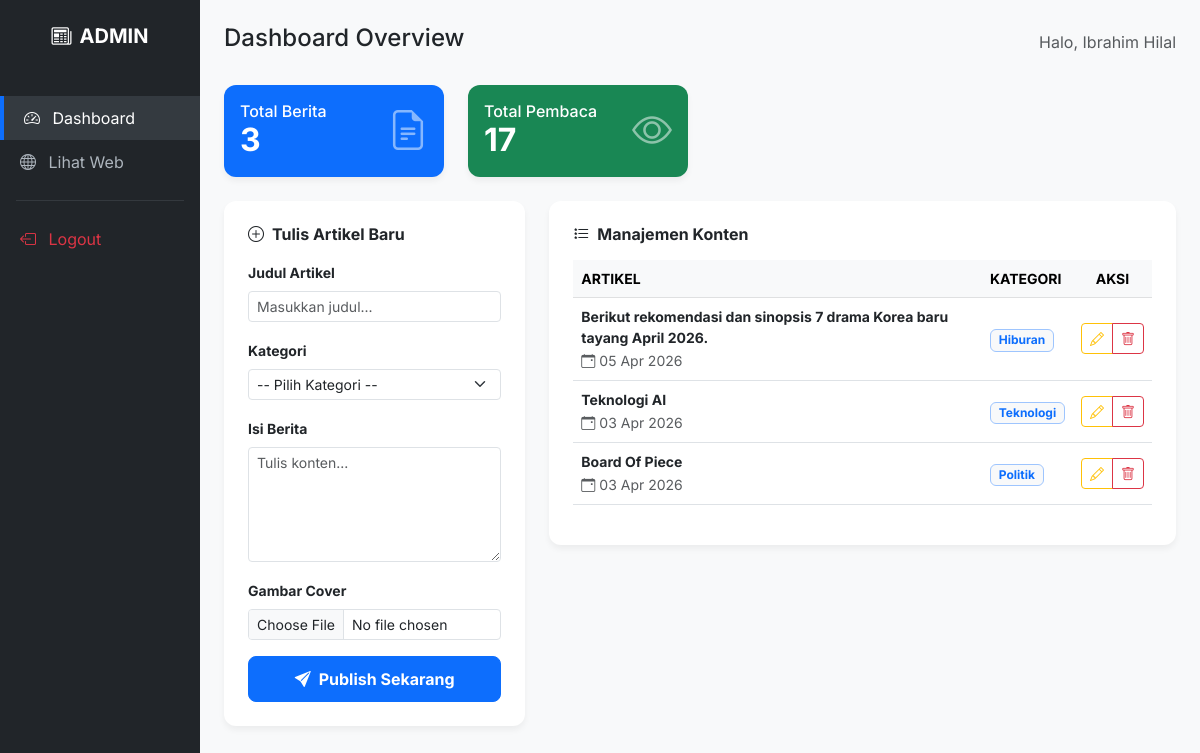
/uts_berita_hilal/admin.php (signed in), run on the app's committed database.
### tables this page shows
CREATE TABLE `berita` (
  `id` int(11) NOT NULL,
  `judul` varchar(255) NOT NULL,
  `isi` text NOT NULL,
  `gambar` varchar(255) DEFAULT NULL,
  `tanggal` timestamp NOT NULL DEFAULT current_timestamp(),
  `views` int(11) DEFAULT 0,
  `id_kategori` int(11) DEFAULT NULL
);

CREATE TABLE `kategori` (
  `id_kategori` int(11) NOT NULL,
  `nama_kategori` varchar(50) NOT NULL
);

### uts_berita_hilal/admin.php (the view, shortened to what this page needs)
<?php
include 'koneksi.php';
$total_berita = mysqli_num_rows(mysqli_query($conn, "SELECT id FROM berita"));
$total_views = mysqli_fetch_array(mysqli_query($conn, "SELECT SUM(views) AS total FROM berita"))['total'];
?>
<!DOCTYPE html>
<html lang="en">
<head>
    <link href="https://cdn.jsdelivr.net/npm/bootstrap@5.3.0/dist/css/bootstrap.min.css" rel="stylesheet">
    <link rel="stylesheet" href="https://cdn.jsdelivr.net/npm/bootstrap-icons@1.11.1/font/bootstrap-icons.css">
</head>
<body>
<div class="container-fluid">
    <div class="row">
        <div class="col-md-2 d-none d-md-block sidebar p-0">
            <div class="p-4 text-center">
                <h5 class="fw-bold text-white"><i class="bi bi-newspaper me-2"></i>ADMIN</h5>
            </div>
            <nav class="mt-3">
                <a href="admin.php" class="active"><i class="bi bi-speedometer2 me-2"></i> Dashboard</a>
                <a href="index.php"><i class="bi bi-globe me-2"></i> Lihat Web</a>
                <hr class="mx-3 text-secondary">
                <a href="logout.php" class="text-danger" onclick="return confirm('Yakin ingin keluar?')">
    <i class="bi bi-box-arrow-left me-2"></i> Logout
</a>
            </nav>
        </div>
        <div class="col-md-10 p-4">
            <div class="d-flex justify-content-between align-items-center mb-4">
                <h4>Dashboard Overview</h4>
                <span class="text-muted">Halo, Ibrahim Hilal</span>
            </div>
            <div class="row mb-4">
                <div class="col-md-3">
                    <div class="card bg-primary text-white p-3">
                        <div class="d-flex justify-content-between align-items-center">
                            <div>
                                <h6 class="mb-0">Total Berita</h6>
                                <h2 class="fw-bold mb-0"><?= $total_berita; ?></h2>
                            </div>
                            <i class="bi bi-file-earmark-text fs-1 opacity-50"></i>
                        </div>
                    </div>
                </div>
                <div class="col-md-3">
                    <div class="card bg-success text-white p-3">
                        <div class="d-flex justify-content-between align-items-center">
                            <div>
                                <h6 class="mb-0">Total Pembaca</h6>
                                <h2 class="fw-bold mb-0"><?= number_format($total_views); ?></h2>
                            </div>
                            <i class="bi bi-eye fs-1 opacity-50"></i>
                        </div>
                    </div>
                </div>
            </div>
            <div class="row">
                <div class="col-md-4">
                    <div class="card p-4">
                        <h6 class="fw-bold mb-3"><i class="bi bi-plus-circle me-2"></i>Tulis Artikel Baru</h6>
                        <form action="" method="post" enctype="multipart/form-data">
                            <div class="mb-3">
                                <label class="form-label small fw-bold">Judul Artikel</label>
                                <input type="text" name="judul" class="form-control form-control-sm" placeholder="Masukkan judul..." required>
                            </div>
                            <div class="mb-3">
                                <label class="form-label small fw-bold">Kategori</label>
                                <select name="id_kategori" class="form-select form-select-sm" required>
                                    <option value="">-- Pilih Kategori --</option>
                                </select>
                            </div>
                            <div class="mb-3">
                                <label class="form-label small fw-bold">Isi Berita</label>
                                <textarea name="isi" class="form-control form-control-sm" rows="5" placeholder="Tulis konten..." required></textarea>
                            </div>
                            <div class="mb-3">
                                <label class="form-label small fw-bold">Gambar Cover</label>
                                <input type="file" name="gambar" class="form-control form-control-sm" required>
                            </div>
                            <button type="submit" name="submit" class="btn btn-primary w-100 fw-bold">
                                <i class="bi bi-send-fill me-2"></i>Publish Sekarang
                            </button>
                        </form>
                    </div>
                </div>
                <div class="col-md-8">
                    <div class="card p-4">
                        <h6 class="fw-bold mb-3"><i class="bi bi-list-stars me-2"></i>Manajemen Konten</h6>
                        <div class="table-responsive">
                            <table class="table table-hover align-middle">
                                <thead class="table-light">
                                    <tr class="small">
                                        <th>ARTIKEL</th>
                                        <th>KATEGORI</th>
                                        <th class="text-center">AKSI</th>
                                    </tr>
                                </thead>
                                <tbody>
                                    <?php
                                    $res = mysqli_query($conn, "SELECT berita.*, kategori.nama_kategori FROM berita
                                                                LEFT JOIN kategori ON berita.id_kategori = kategori.id_kategori
                                                                ORDER BY id DESC");
                                    while($row = mysqli_fetch_array($res)) { ?>
                                    <tr>
                                        <td>
                                            <div class="fw-bold small"><?= $row['judul']; ?></div>
                                            <small class="text-muted"><i class="bi bi-calendar-event me-1"></i><?= date('d M Y', strtotime($row['tanggal'])); ?></small>
                                        </td>
                                        <td><span class="badge bg-light text-primary border border-primary-subtle"><?= $row['nama_kategori']; ?></span></td>
                                        <td class="text-center">
                                            <div class="btn-group">
                                                <a href="edit.php?id=<?= $row['id']; ?>" class="btn btn-outline-warning btn-sm"><i class="bi bi-pencil"></i></a>
                                                <a href="hapus.php?id=<?= $row['id']; ?>" class="btn btn-outline-danger btn-sm" onclick="return confirm('Hapus berita ini?')"><i class="bi bi-trash"></i></a>
                                            </div>
                                        </td>
                                    </tr>
                                    <?php } ?>
                                </tbody>
                            </table>
                        </div>
                    </div>
                </div>
            </div>
        </div>
    </div>
</div>
</body>
</html>

### uts_berita_hilal/admin.php (style rules this page uses)
body { font-family: 'Inter', sans-serif; background-color: #f8f9fa; }
.sidebar { min-height: 100vh; background: #212529; color: white; }
.sidebar a { color: #adb5bd; text-decoration: none; padding: 10px 20px; display: block; }
.sidebar a:hover, .sidebar a.active { background: #343a40; color: white; border-left: 4px solid #0d6efd; }
.card { border: none; border-radius: 12px; box-shadow: 0 4px 6px rgba(0,0,0,0.05); }
.btn-primary { border-radius: 8px; padding: 10px; }

### data on the page
berita: judul "Berikut rekomendasi dan sinopsis 7 drama Korea baru tayang April 2026.", tanggal "05 Apr 2026", id_kategori.nama_kategori "Hiburan"
berita: judul "Teknologi AI", tanggal "03 Apr 2026", id_kategori.nama_kategori "Teknologi"
berita: judul "Board Of Piece", tanggal "03 Apr 2026", id_kategori.nama_kategori "Politik"

### other printed values
$total_berita "3"
$total_views "17"
